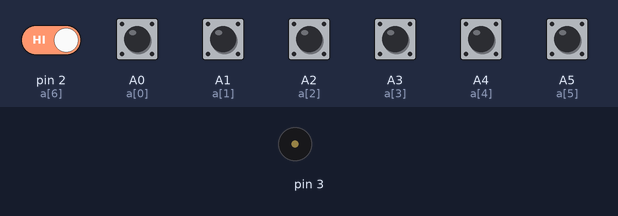
Bench run of a sketch on a simulated Arduino Uno, built with avr-gcc and run on an emulated ATmega328P. On the bench: buzzer (waves = sounding). The test bench sets the inputs (shaded band); at power-on: A0 (a[0]), A1 (a[1]), A2 (a[2]), A3 (a[3]), A4 (a[4]), A5 (a[5]), pin 2 (a[6]) HIGH.

Above: at 1.2 s.
1.3 s: pin 2 (a[6]) driven LOW
At 2.2 s:
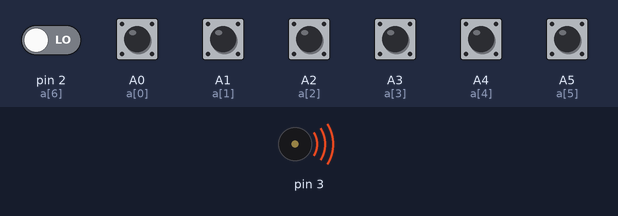
Timing chart, 0 to 4.3 s (numbered marks = the images above; inputs shaded):
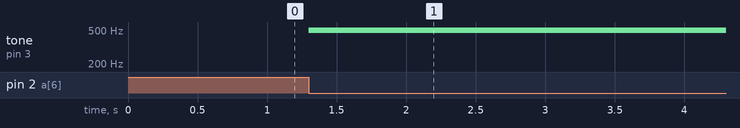

The sketch:

Lab1_Group12.ino
```cpp
#include "pitches.h"
int a[]={A0,A1,A2,A3,A4,A5,2};
int melody[] = { NOTE_C4, NOTE_D4, NOTE_E4, NOTE_F4, NOTE_G4, NOTE_A4, NOTE_B4 };
void setup() {
  Serial.begin(9600);
  pinMode(2, INPUT);
  pinMode(A0, INPUT);
  pinMode(A1, INPUT);
  pinMode(A2, INPUT);
  pinMode(A3, INPUT);
  pinMode(A4, INPUT);
  pinMode(A5, INPUT);
  pinMode(3, OUTPUT);}

void loop() {
  int buttonState = 0;
 for(int i= 0; i< 7; i++){
  buttonState = digitalRead(a[i]);
 if (buttonState == LOW) {
   tone(3,melody[i],100);}}}


   /*
   #include "pitches.h"
int a [] = {A0,A1,A2,A3,A4,A5,2};
int melody[] = { NOTE_C4, NOTE_D4, NOTE_E4, NOTE_F4, NOTE_G4, NOTE_A4, NOTE_B4 };
void setup() {
Serial.begin(9600);
    for(int i = 0; i<6 ;i++)
      pinMode (Ai, INPUT);
    pinMode(2, INPUT);
    pinMode(3, OUTPUT);
    }

void loop() {
  int buttonstate = 0;
  for (int i = 0; i <6 ; i++) {
     buttonstate = digitalWrite (a[i]);
      if (buttonstate == LOW)
        tone(3,melody[i],100);
    }}
    */
```

Measured:
- after the input at 1.3 s, tone on pin 3: silent → 494 Hz at once
